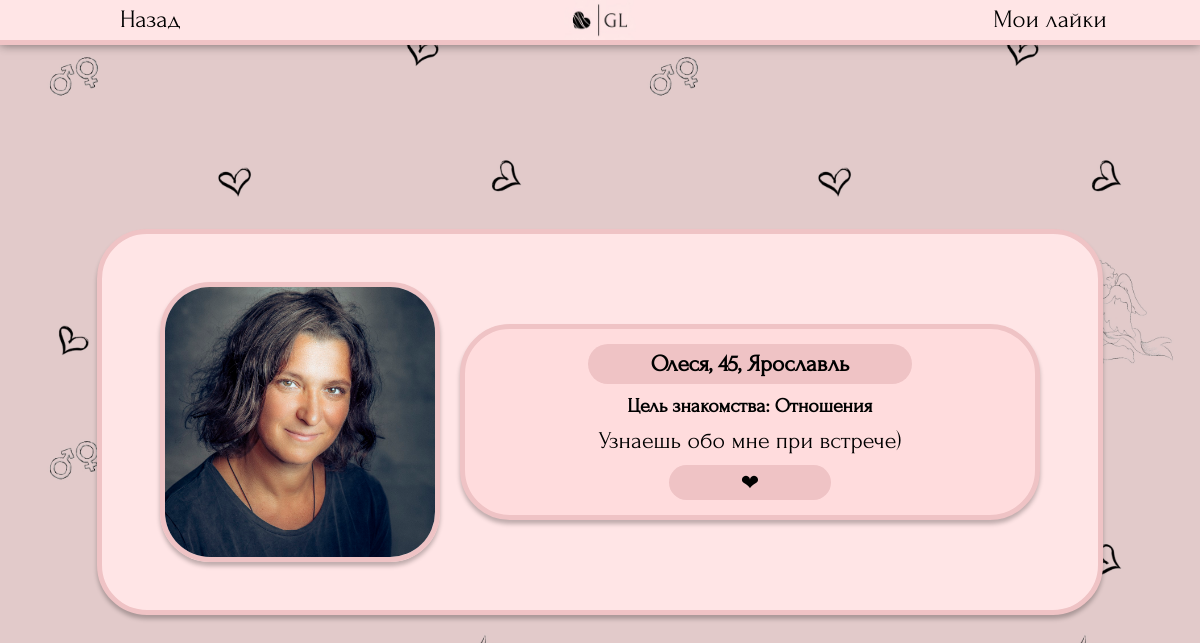
Page /searching/19/ (signed in) on the committed database.
### searching/models.py (models this page shows, shortened)
class Profile(models.Model):
    genders = (
        ('Парень', 'Парень'),
        ('Девушка', 'Девушка')
    )
    point_of_searching_list = (
        ('Отношения', 'Отношения'),
        ('Свидания', 'Свидания'),
        ('Дружба', 'Дружба'),
        ('Общение', 'Общение'),
    )
    name = models.CharField ('Имя', max_length=50)
    avatar = models.ImageField ('Фото', upload_to='photos/users', default='photos/default_avatar.jpg')
    age = models.IntegerField("Возраст")
    gender = models.CharField ("Пол", choices=genders, max_length=30, default=genders[0])
    point_of_searching = models.CharField ("Цель знакомства", choices=point_of_searching_list, max_length=30, default=point_of_searching_list[0])
    city = models.CharField ('Город', max_length=100, default="Не указано")
    description = models.TextField ('О себе', max_length=300)
    social = models.CharField ('Ссылка на соцсеть', max_length=50, default='@name')
    user = models.OneToOneField(User, verbose_name='Автор анкеты', on_delete=models.CASCADE)
    age_search_min = models.IntegerField("Возраст поиска (от)", default=18)
    age_search_max = models.IntegerField("Возраст поиска (до)", default=100)
    class Meta:
        verbose_name = "Анкета"
        verbose_name_plural = "Анкеты"

### searching/views.py (the view)
# urls.py: path('<int:pk>/', views.ProfileView.as_view(), name='oneprofile'), #один профиль
class ProfileView(View):
    def get(self, request, pk):
        try:
            profile = Profile.objects.get(id=pk)
            try:
                newpair = NewPair.objects.get (user1 = request.user, profile2 = profile)
                newpair.viewed1 = True
                newpair.save()
                return render(request, 'searching/profile.html', {'profile': profile, 'reply': 0, 'showsocial':1})
            except ObjectDoesNotExist:
                try:
                    newpair = NewPair.objects.get (user2 = request.user, profile1 = profile)
                    newpair.viewed2 = True
                    newpair.save()
                    return render(request, 'searching/profile.html', {'profile': profile, 'reply': 0, 'showsocial':1})
                except ObjectDoesNotExist:
                    try:
                        reaction = Reactions.objects.get (like_receiver = request.user, like_sender_profile = profile)
                        reaction.viewed = True
                        reaction.save()
                        return render(request, 'searching/profile.html', {'profile': profile, 'reply': 1, 'showsocial':0})
                    except ObjectDoesNotExist:
                        defaults = load_defaults(request)
                        if not(defaults['city'] == profile.city and defaults['gender'] != profile.gender and defaults['minage']<=profile.age<=defaults['maxage']):
                            return redirect('profiles')
                        return render(request, 'searching/profile.html', {'profile': profile, 'reply': 0, 'showsocial':0})
        except ObjectDoesNotExist:
            return redirect ('profiles')

### searching/views.py (called while the page is built)
def load_defaults(request):
    try:
        profile = Profile.objects.get(user = User.objects.get(username = request.user.username))
        return {'profileid':profile.id, 'name':profile.name, 'avatar':profile.avatar, 'city':profile.city, 'age': profile.age, 'gender': profile.gender, 'point_of_searching':profile.point_of_searching, 'social':profile.social, 'description':profile.description, 'minage':profile.age_search_min, 'maxage':profile.age_search_max}
    except ObjectDoesNotExist:
        return {'name':'', 'avatar':'', 'city':'', 'age':'', 'gender':'', 'point_of_searching':'', 'social':'', 'description':'', 'minage':'', 'maxage':''}

### templates/searching/profile.html (shortened to what this page needs)
{% load static %}
<!DOCTYPE html>
<html>
    <head>
        <link rel="stylesheet" href="{% static 'css/profile.css' %}" type="text/css">
    </head>
    <body style="font-size: 20px;">
		<header>
            <button onclick="location.href='{% if reply == 0 %}{% url 'profiles' %}{% endif %}{% if reply == 1 %}{% url 'reactions' %}{% endif %}'">Назад</button>
			<a class="logocontainer" href="{% url 'profiles' %}"><img class="mainlogo" src='{% static "css/bg_mini.jpg" %}' ></a>
            <button onclick="location.href='{% url 'reactions' %}'">Мои лайки{% if unchecked_counter > 0 %} - {{unchecked_counter}}{% endif %}</button>
        </header>
		<main>
            <div class="oneprofile">
                <img src="{{profile.avatar.url}}" style="max-width: 30%;">
                <div class="text">
                    <h3>{{profile.name}},
                    {{profile.age}},
                    {{profile.city}}</h3>
                    <h6>Цель знакомства: {{profile.point_of_searching}}</h6>
                    <p>{{profile.description}}</p>
                    <div class="buttons">
                        {% if reply == 0 and showsocial == 0 %}<button onclick="location.href='{% url 'like' profile.id %}'">❤</button>{% endif %}
                    </div>
                </div>
            </div>
        </main>
    </body>
</html>

### static/css/profile.css (style rules this page uses)
* { margin: 0; padding: 0; }
html { height: 100%; font-family: "Forum-Regular"; }
body { display: block; background-image: url("darkhearts.jpg"); background-size: 50%; font-family: "Forum-Regular"; }
header { z-index: 1; width: 100%; display: flex; float: left; justify-content: space-between; align-items: center; position: fixed; background-color: #FFE5E6; box-shadow: 0px 0px 10px rgba(0, 0, 0, 0.5); border-bottom: 5px solid #EFC3C5; z-index: 1; }
header button { font-size: 25px; height: 30px; line-height: 30px; width: 25%; background-color: rgba(0, 0, 0, 0); border: none; cursor: pointer; }
main { padding-top: 5.5vh; display: flex; justify-content: center; align-items: center; align-content: center; height: 94.5vh; }
button { font-family: "Forum-Regular"; max-height: 30px; }
.mainlogo { max-width: 100%; cursor: pointer; }
.logocontainer { max-width: 6%; display: flex; justify-self: center; }
.oneprofile { display: flex; justify-content: space-around; align-items: center; align-content: space-around; width: 75%; background: #FFE5E6; box-shadow: 0px 4px 4px 0px rgba(0, 0, 0, 0.25); padding: 4vw; border-radius: 50px; border: 5px solid #EFC3C5; }
.oneprofile img { max-height: 432px; border-radius: 50px; border: 5px solid #EFC3C5; box-shadow: 0px 4px 4px 0px rgba(0, 0, 0, 0.25); }
.oneprofile .text { display: flex; flex-flow: column; justify-content: center; align-items: center; align-content: space-between; width: 60%; background: #ffdcdd; box-shadow: 0px 4px 4px 0px rgba(0, 0, 0, 0.25); border-radius: 50px; border: 5px solid #EFC3C5; padding: 15px; }
h3 { display: flex; justify-content: center; align-items: center; min-width: 60%; min-height: 40px; background: #EFC3C5; border-radius: 50px; }
h6 { margin-top: 2%; font-size: 20px; }
.buttons { display: flex; justify-content: space-evenly; align-items: center; align-content: center; width: 100%; }
.buttons button { min-width: 30%; min-height: 35px; background: #EFC3C5; border-radius: 50px; border: 0; font-family: "Forum-Regular"; font-size: 22px; }
p { margin-top: 2%; margin-left: 5%; margin-right: 5%; margin-bottom: 2%; text-align: justify; font-size: 24px; }

### rows in the picture
Profile: avatar (picture), name "Олеся", age "45", city "Ярославль", point_of_searching "Отношения", description "Узнаешь обо мне при встрече)"
